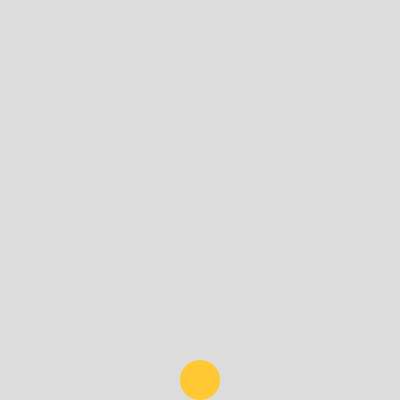
Frame 1 (no input)
Frame 60 (no input): identical to frame 1, image omitted
Frame 120 (the mouse pressed at the canvas centre since frame 60): identical to frame 1, image omitted

The p5.js sketch that drew this single still picture (run headless with seeded random() and noise() and a simulated clock; from frame 60 on, the mouse is pressed at the canvas centre):

// p5.js sketch
// ── sketch.js
let dandelion;
let seeds = [];

function setup() {
  createCanvas(400, 400);
  dandelion = new Dandelion(width / 2, height - 20);
}

function draw() {
  background(220);

  // Update and display the dandelion
  dandelion.display();

  // Update and display each seed
  for (let seed of seeds) {
    seed.update();
    seed.display();
  }

  // Remove seeds that have gone out of the canvas
  seeds = seeds.filter((seed) => !seed.isOutOfCanvas());
}

function mousePressed() {
  // Create a new seed at the dandelion's position and add it to the array
  let seed = new Seed(dandelion.pos.x, dandelion.pos.y);
  seeds.push(seed);

  // Make the dandelion blow
  dandelion.blow();
}

class Dandelion {
  constructor(x, y) {
    this.pos = createVector(x, y);
    this.size = 40;
    this.blown = false;
  }

  display() {
    fill(255, 200, 50);
    noStroke();
    ellipse(this.pos.x, this.pos.y, this.size, this.size);
  }

  blow() {
    this.blown = true;
  }
}

class Seed {
  constructor(x, y) {
    this.pos = createVector(x, y);
    this.vel = p5.Vector.random2D().mult(random(2, 5));
    this.size = 5;
  }

  update() {
    this.pos.add(this.vel);
  }

  display() {
    fill(200, 200, 200);
    noStroke();
    ellipse(this.pos.x, this.pos.y, this.size, this.size);
  }

  isOutOfCanvas() {
    return (
      this.pos.x < 0 ||
      this.pos.x > width ||
      this.pos.y < 0 ||
      this.pos.y > height
    );
  }
}

// ── Particle.js
'use strict';

var coRestitution = 0.018;
var coFriction = 0.01;

class Particle {
  constructor(x, y) {
    this.pos = createVector(x, y);
    this.vel = createVector(random(-10, 10), random(-10, 10));
    this.acc = createVector(0, 0);
    this.rad = 2; //random(2, 3.5);

    this.targetPos = createVector(width / 6, (height * 2) / 3);
    this.lerpSpeed = random(0.05, 0.1);

    this.chance = random(0, 1);
    this.life = random(50, 80);
    this.transform = false;

    this.offset = createVector();
    this.offsetFreq = 0;
    this.offsetFreqInc = random(0.2, 0.4);

    this.origialSize = random(0.7, 1.3);
    this.size = 1.0;
  }

  init() {
    //
  }
  moveWithLerp() {
    this.vel.mult(0.1);
    this.pos = p5.Vector.lerp(this.pos, this.targetPos, this.lerpSpeed);
  }

  applyForce(f) {
    this.acc.add(f);
  }

  update() {
    this.vel.add(this.acc);
    this.pos.add(this.vel);
    this.acc.mult(0);
  }

  wind() {
    var x = sin(frameCount * 0.02) * 0.005 + 0.005;
    var y = cos(frameCount * 0.1) * -0.01 - 0.001;
    var windForce = createVector(x, y);
    this.applyForce(windForce);
    this.update();
  }

  display() {
    push();
    var center = createVector(width / 6, (height * 2) / 3);
    var vector = p5.Vector.sub(center, this.pos);
    var angle = vector.heading();
    var vel_angle = this.vel.heading();
    translate(this.pos.x + this.offset.x, this.pos.y + this.offset.y);

    scale(this.origialSize);
    scale(this.size);

    noStroke();
    fill(255, 200);

    if (params.displayMode) {
      rotate(angle - PI / 2);
      this.seedShape();
    } else if (params.windMode) {
      if (this.pos.x > width * 0.3) {
        if (this.life > 0) {
          this.life -= random(0.9, 1.4);
        } else {
          this.life = 0;
        }
      }

      if (this.life == 0 && this.transform == false) {
        this.size -= 0.04;
        if (this.size < 0) {
          this.transform = true;
          this.size = 0.0;
        }
      }

      if (this.transform) {
        this.size = lerp(this.size, 1.0, 0.03);
        rotate(vel_angle + noise(-PI / 3, PI / 3));
        if (this.chance < 0.8) {
          this.musicShape();
        } else {
          this.offset.x = 0;
          this.offset.y = sin(this.offsetFreq) * 3;
          this.offsetFreq += this.offsetFreqInc;
          //acc
          var force = createVector(-0.001, -0.005);
          this.applyForce(force);
          this.birdShape();
        }
      } else {
        rotate(angle - PI / 2);
        this.seedShape();
      }
    }
    pop();
  }

  birdShape() {
    noStroke();
    beginShape();
    curveVertex(-12, -6);
    curveVertex(-12, -6);
    curveVertex(0, 0);
    curveVertex(6, -10);
    curveVertex(5, 0);
    curveVertex(5, 2);
    curveVertex(10, 2);
    curveVertex(5, 4);
    curveVertex(0, 12);
    curveVertex(-8, 16);
    curveVertex(-1.5, 8);
    curveVertex(-2, 4);
    curveVertex(-5, 1);
    curveVertex(-12, -6);
    curveVertex(-12, -6);
    endShape();
  }

  seedShape() {
    strokeWeight(1);
    stroke(255, 100);
    line(0, 0, 0, -15);
    line(0, -15, -10, -20);
    line(0, -15, -5, -20);
    line(0, -15, 10, -20);
    line(0, -15, 5, -20);
  }

  musicShape() {
    if (this.chance < 0.2) {
      this.node1();
    } else if (this.chance < 0.4) {
      this.node2();
    } else if (this.chance < 0.6) {
      this.node3();
    } else if (this.chance < 0.8) {
      this.node4();
    } else {
      this.node5();
    }
  }

  node1() {
    strokeWeight(1);
    stroke(255, 100);
    line(this.rad, 0, this.rad, -15);
    line(this.rad, -15, this.rad + 10, -18);
    line(this.rad + 10, -18, this.rad + 10, -3);
    ellipse(10, -3, this.rad * 2.3, this.rad * 2);
    ellipse(0, 0, this.rad * 2.3, this.rad * 2);
  }
  node2() {
    strokeWeight(1);
    stroke(255, 100);
    line(this.rad, 0, this.rad, -15);
    ellipse(0, 0, this.rad * 2.3, this.rad * 2);
    beginShape();
    curveVertex(this.rad + 1, -15);
    curveVertex(this.rad + 1, -12);
    curveVertex(this.rad + 5, -10);
    curveVertex(this.rad + 6, -9);
    curveVertex(this.rad + 8, -9);
    endShape();
  }
  node3() {
    strokeWeight(1);
    stroke(255, 100);
    noFill();
    line(this.rad, 0, this.rad, -15);
    ellipse(this.rad + 4, -15, 3 * this.rad, 2.5 * this.rad);
    pop();
  }
  node4() {
    stroke(255, 100);
    noFill();
    line(this.rad, 0, this.rad, -15);
    line(this.rad + 5, -2, this.rad + 5, -17);
    strokeWeight(2);
    line(this.rad - 1, -4, this.rad + 7, -7);
    line(this.rad - 1, -10, this.rad + 7, -13);
  }
  node5() {
    strokeWeight(1);
    stroke(255, 100);
    line(this.rad, 0, this.rad, -15);
    ellipse(this.rad + 4, -1, 3 * this.rad, 2.5 * this.rad);
  }
}
